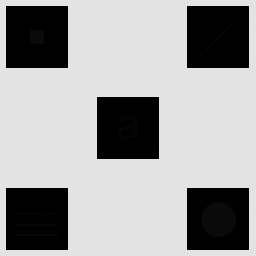
#> input picture Imagen_con_detalles_escondidos.tif, 256 x 256 px
$ python ejercicio_1.py
#> lines starting #> are read from the running program, lines starting #| are printed output that depends on the picture; after the words box and inside, x2 and y2 are one past the last pixel; in counts of white or black regions, pixels touching at a corner belong together
### utils/utils.py
import cv2
import matplotlib.pyplot as plt
import numpy as np

def equalizacion_local(img, tamaño_ventana, background=False):
    """
    Aplica ecualización de histograma local a una imagen para mejorar el contraste en áreas locales.
    Esto es útil para imágenes con iluminación desigual, ya que ajusta el contraste basándose en una ventana alrededor de cada píxel.

    Args:
        img: Imagen de entrada (numpy array en escala de grises)
        tamaño_ventana: Tupla (m, n) que define el tamaño de la ventana (altura, ancho) para la ecualización local
        binary: Si True, convierte la imagen a binaria umbralizando valores >= 200 a 255 (útil para imágenes con texto o marcas)

    Returns:
        resultado: Imagen procesada con ecualización local aplicada
    """

    # Desempaquetar el tamaño de la ventana en altura (m) y ancho (n).
    m, n = tamaño_ventana

    # Calcular el borde necesario para evitar errores en los bordes de la imagen
    # Se toma el máximo entre m y n, y se divide por 2 para obtener un borde simétrico
    # Ejemplo: si tamaño_ventana=(5,3), borde=2 (para cubrir la ventana en todos los lados)
    borde = max(m, n)
    borde = borde // 2

    # Crear una copia de la imagen para no modificar la original
    resultado = img.copy()
    # Obtener las dimensiones de la imagen (filas y columnas)
    rows, col = resultado.shape

    # Si se especifica background=True, se crea una máscara para píxeles >= 200 y se asigna 255 a esos píxeles
    # Esto en el caso de nuestra imagen hace que el fondo sea uniforme y no contenga pequeñas variaciones.
    if background:
        mask_background = resultado >= 200
        resultado[mask_background] = 255

    # Añadir un borde replicado alrededor de la imagen para manejar los píxeles en los bordes
    img_bordes = cv2.copyMakeBorder(resultado, borde, borde, borde, borde, cv2.BORDER_REPLICATE)

    # Iterar sobre cada píxel de la imagen original
    for fila in range(rows):
        for columna in range(col):
            # Extraer la ventana centrada en el píxel actual desde la imagen con bordes
            ventana = img_bordes[fila : fila + m, columna : columna + n]

            # Aplicar ecualización de histograma a la ventana completa
            ventana_eq = cv2.equalizeHist(ventana)

            # Asignar el valor del píxel central de la ventana ecualizada al píxel correspondiente en el resultado
            # El centro de la ventana es [m//2, n//2], lo que preserva la localización del píxel
            # Ejemplo: para ventana 5x5, el centro es [2,2]; esto reemplaza el píxel original con el ecualizado localmente
            resultado[fila, columna] = ventana_eq[m // 2, n // 2]

    # Retornar la imagen procesada
    return resultado

# [190 lines left out: functions indices_bordes, recortar_campos, contar_caracteres, detectar_espacio, analizar_respuesta, validacion_imagen, not called in this run]

### ejercicio_1.py
import cv2
import numpy as np
import matplotlib.pyplot as plt
from utils import equalizacion_local

# Cargar la imagen en escala de grises
img = cv2.imread("Imagen_con_detalles_escondidos.tif", cv2.IMREAD_GRAYSCALE)
#> img is the input picture: shape (256, 256); min 0, max 228, mean 160.7

# Mostrar la imagen original
plt.imshow(img, cmap="gray")
plt.show()

# Aplicar equalización local con diferentes tamaños de ventana
img_eq_3x3 = equalizacion_local(img, (3, 3))
img_eq_7x7 = equalizacion_local(img, (7, 7))
img_eq_15x15 = equalizacion_local(img, (15, 15))
img_eq_31x31 = equalizacion_local(img, (31, 31))
img_eq_63x63 = equalizacion_local(img, (63, 63))
#> after the loop in equalizacion_local (call 5), `for fila in range(rows):`:
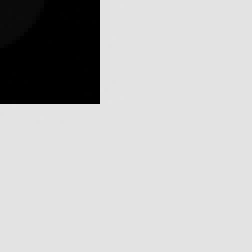
#> ventana: shape (63, 63) (shown 4 times larger); min 0, max 228, mean 190.1

#Subplots para diferentes tamaños de ventana
fig, axs = plt.subplots(2, 3, figsize=(10, 8), sharex=True, sharey=True)
axs[0, 0].imshow(img, cmap="gray")
axs[0, 0].set_title("Original")
axs[0, 1].imshow(img_eq_3x3, cmap="gray")
axs[0, 1].set_title("Equalización Local 3x3")
axs[0, 2].imshow(img_eq_7x7, cmap="gray")
axs[0, 2].set_title("Equalización Local 7x7")
axs[1, 0].imshow(img_eq_15x15, cmap="gray")
axs[1, 0].set_title("Equalización Local 15x15")
axs[1, 1].imshow(img_eq_31x31, cmap="gray")
axs[1, 1].set_title("Equalización Local 31x31")
axs[1, 2].imshow(img_eq_63x63, cmap="gray")
axs[1, 2].set_title("Equalización Local 63x63")
plt.show()

# Aplicar equalización local con diferentes tamaños de ventana y background=True
img_eq_3x3_bg = equalizacion_local(img, (3, 3), background=True)
#> in equalizacion_local (call 6), `mask_background = resultado >= 200`: mask_background: shape (256, 256) bool; 70.7% white; 5 black regions, box (x1, y1, x2, y2) and area: (6, 6, 68, 68) 3844, (187, 6, 249, 68) 3844, (97, 97, 159, 159) 3844, (6, 188, 68, 250) 3844, (187, 188, 249, 250) 3844
#> after the loop in equalizacion_local (call 6), `for fila in range(rows):`: resultado: shape (256, 256); min 0, max 255, mean 185.7
img_eq_7x7_bg = equalizacion_local(img, (7, 7), background=True)
#> after the loop in equalizacion_local (call 7), `for fila in range(rows):`:
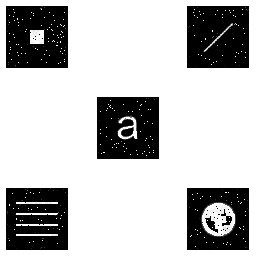
#> resultado: shape (256, 256); min 0, max 255, mean 187
img_eq_15x15_bg = equalizacion_local(img, (15, 15), background=True)
#> after the loop in equalizacion_local (call 8), `for fila in range(rows):`:
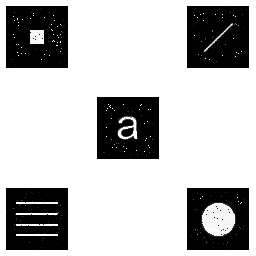
#> resultado: shape (256, 256); min 0, max 255, mean 187
img_eq_31x31_bg = equalizacion_local(img, (31, 31), background=True)
#> after the loop in equalizacion_local (call 9), `for fila in range(rows):`:
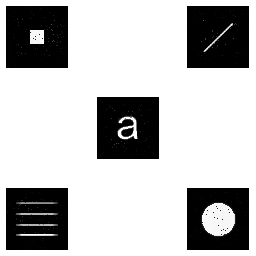
#> resultado: shape (256, 256); min 0, max 255, mean 186.1
img_eq_63x63_bg = equalizacion_local(img, (63, 63), background=True)
#> in equalizacion_local (call 10), `img_bordes = cv2.copyMakeBorder(resultado, borde, borde, borde, borde,..`:
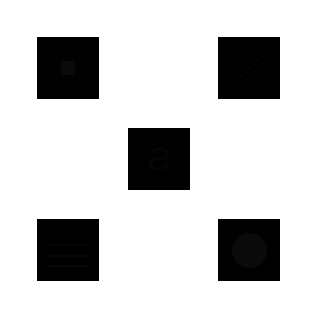
#> img_bordes: shape (318, 318); min 0, max 255, mean 206.7
#> after the loop in equalizacion_local (call 10), `for fila in range(rows):`:
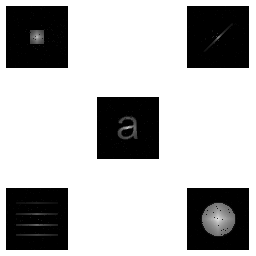
#> resultado: shape (256, 256); min 0, max 255, mean 182.9
#> after the loop in equalizacion_local (call 10), `for fila in range(rows):`:
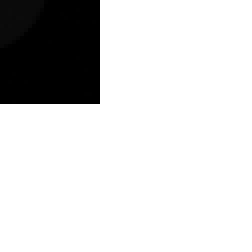
#> ventana: shape (63, 63) (shown 4 times larger); min 0, max 255, mean 213.5

#Subplots con binary
fig, axs = plt.subplots(2, 3, figsize=(10, 8), sharex=True, sharey=True)
axs[0, 0].imshow(img, cmap="gray")
axs[0, 0].set_title("Original")
axs[0, 1].imshow(img_eq_3x3_bg, cmap="gray")
axs[0, 1].set_title("Equalización Local 3x3")
axs[0, 2].imshow(img_eq_7x7_bg, cmap="gray")
axs[0, 2].set_title("Equalización Local 7x7")
axs[1, 0].imshow(img_eq_15x15_bg, cmap="gray")
axs[1, 0].set_title("Equalización Local 15x15")
axs[1, 1].imshow(img_eq_31x31_bg, cmap="gray")
axs[1, 1].set_title("Equalización Local 31x31")
axs[1, 2].imshow(img_eq_63x63_bg, cmap="gray")
axs[1, 2].set_title("Equalización Local 63x63")
plt.show()
